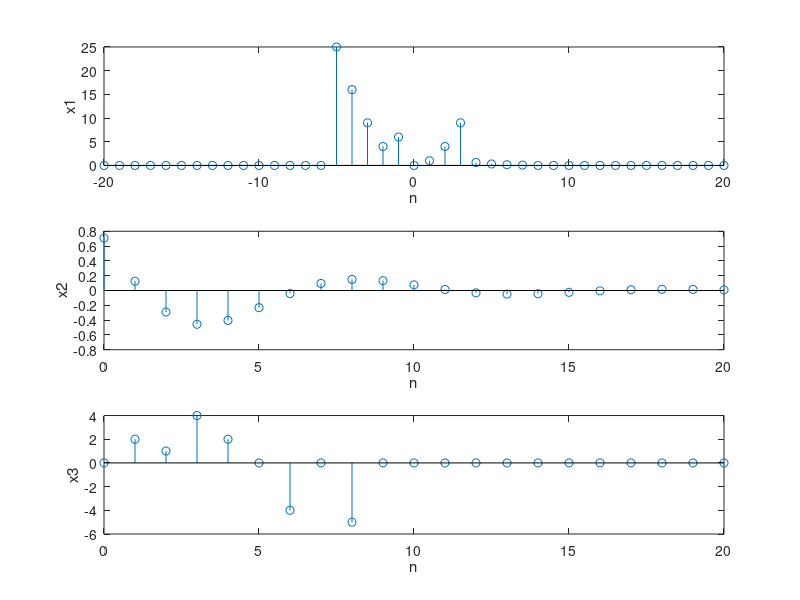

This chart was generated by the following MATLAB code:
% ch02/basic_problem_38.m

delta = @(n) (n == 0);
u = @(n) (n >= 0);

n = -20 : 20;
x1 = 5 * delta(n + 1) + n .^ 2 .* (u(n + 5) - u(n - 4)) + ...
     (10 * 0.5 .^ n) .* (u(n - 4) - u(n - 8));
subplot(311); stem(n, x1); xlabel('n'); ylabel('x1');

n = 0 : 20;
x2 = (0.8) .^ n .* cos(0.2 * pi * n + pi / 4);
subplot(312); stem(n, x2); xlabel('n'); ylabel('x2');

m = (0 : 4)';
x3 = sum((m + 1) .* (delta(n - m) - delta(n - 2 * m)), 1);
subplot(313); stem(n, x3); xlabel('n'); ylabel('x3');
